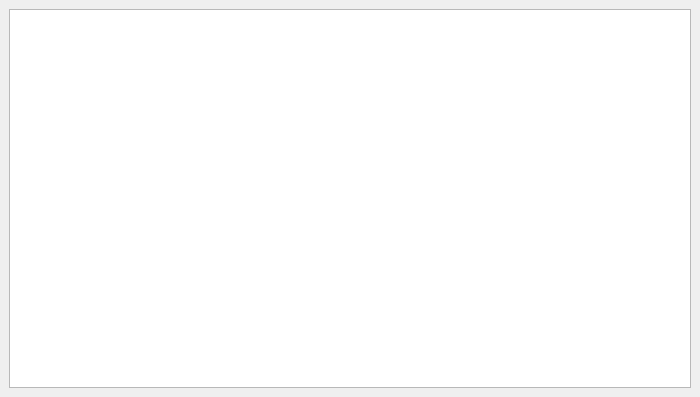
<?xml version="1.0" encoding="UTF-8"?>
<ui version="4.0">
 <class>OutputDock</class>
 <widget class="QDockWidget" name="OutputDock">
  <property name="geometry">
   <rect>
    <x>0</x>
    <y>0</y>
    <width>700</width>
    <height>397</height>
   </rect>
  </property>
  <property name="floating">
   <bool>false</bool>
  </property>
  <property name="features">
   <set>QDockWidget::AllDockWidgetFeatures</set>
  </property>
  <property name="windowTitle">
   <string>Output</string>
  </property>
  <widget class="QWidget" name="dockWidgetContents">
   <layout class="QHBoxLayout" name="horizontalLayout">
    <item>
     <widget class="QTextEdit" name="textEdit">
      <property name="readOnly">
       <bool>true</bool>
      </property>
     </widget>
    </item>
   </layout>
  </widget>
 </widget>
 <resources/>
 <connections/>
</ui>
